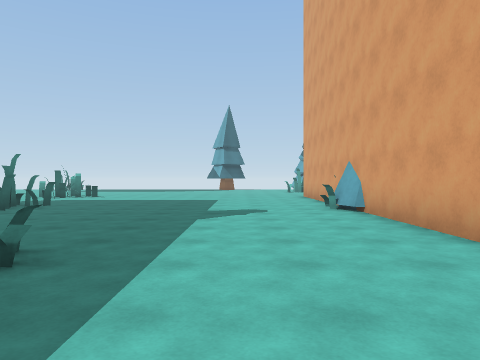
[1] (above)

19 first-person views from a walk through a scene from a Unity 3-D project. The camera is 1.3 m above the floor, looks level and sees 70° across. The floor is counted in squares, 2 m on a side. Each view is taken from the middle of a square. On the plan, view 1 faces up. The plan holds only what a view shows up to about 10 squares ahead; the rest is blank. The place goes on beyond the plan. Some animated figures are left out.

[2]
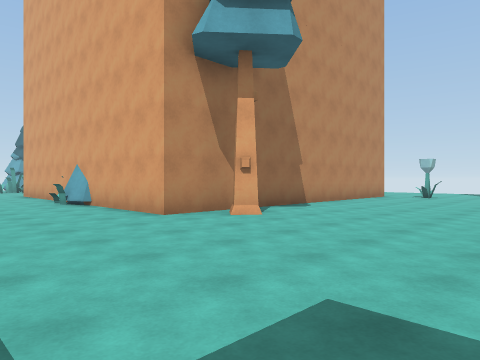

[3]
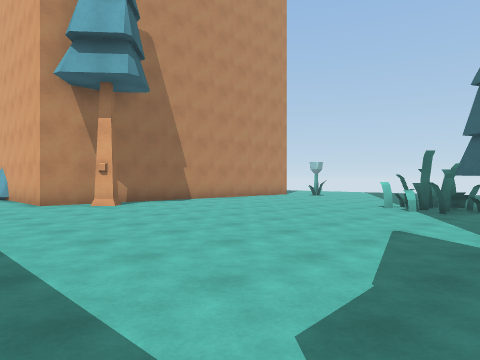

[4]
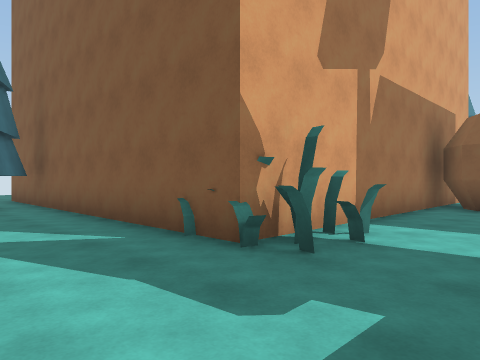

[5]
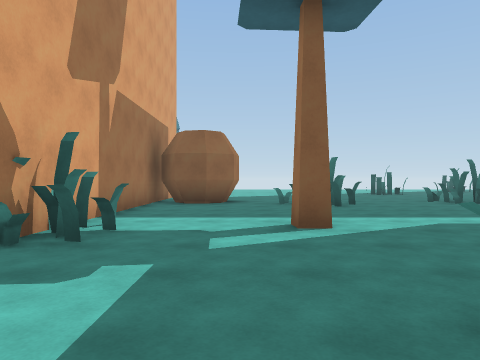

[6]
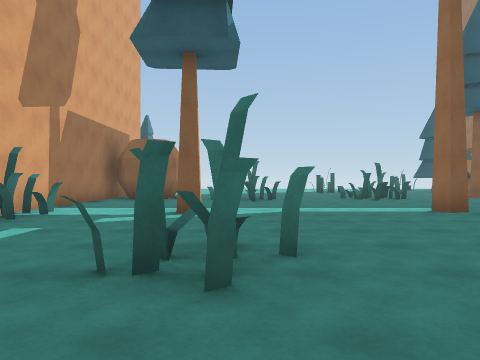

[7]
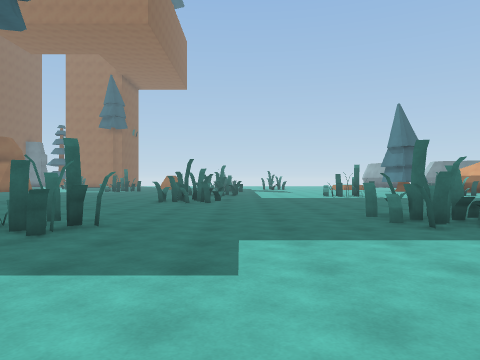

[8]
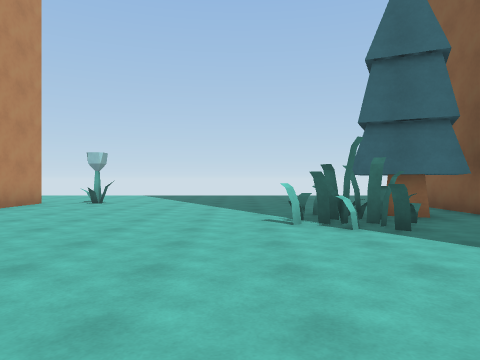

[9]
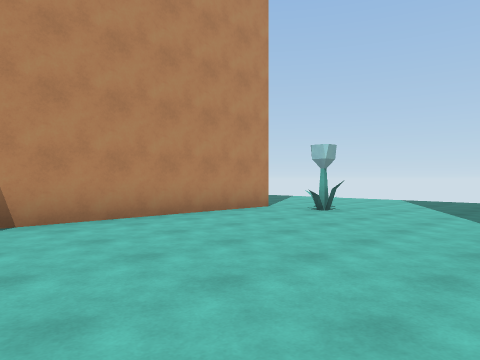

[10]
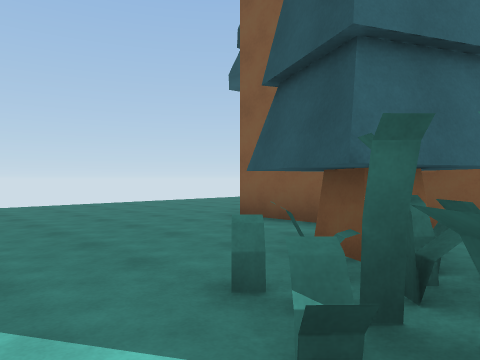

[11]
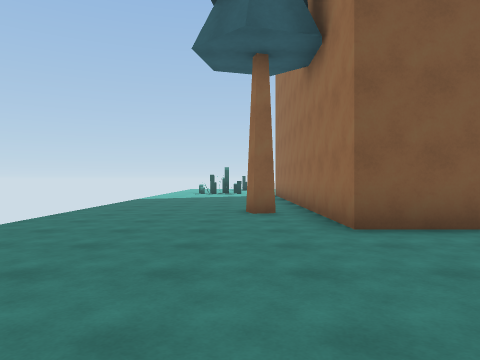

[12]
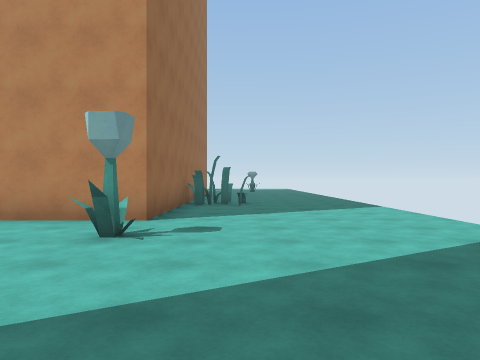

[13]
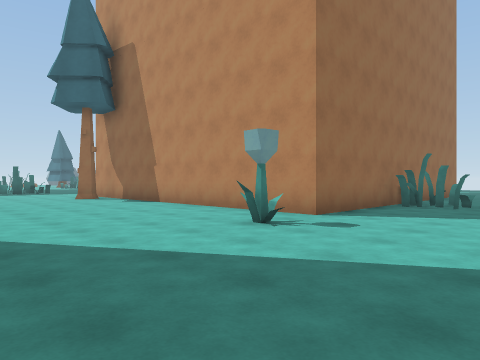

[14]
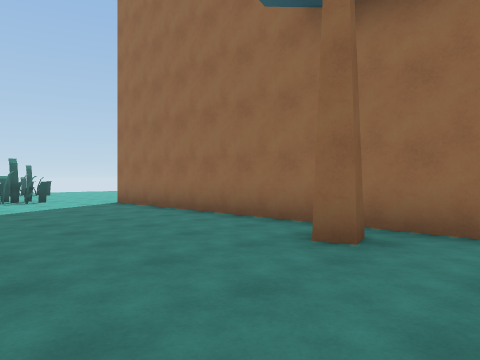

[15]
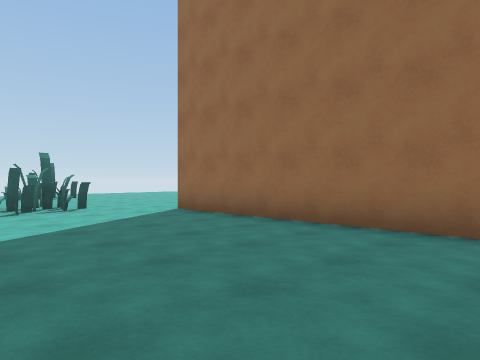

[16]
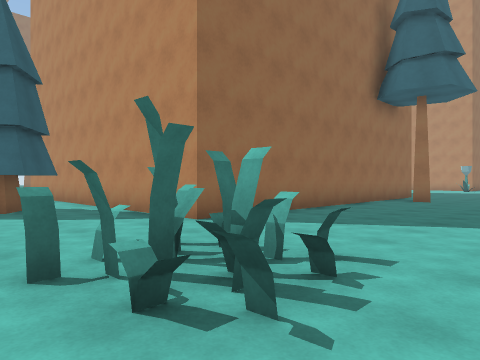

[17]
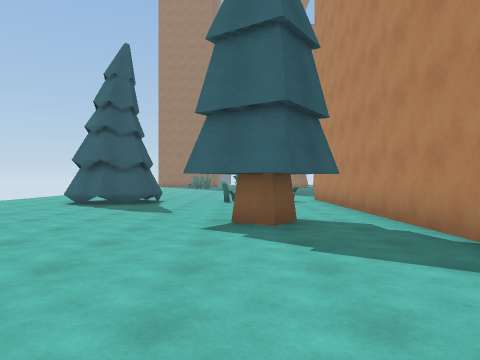

[18]
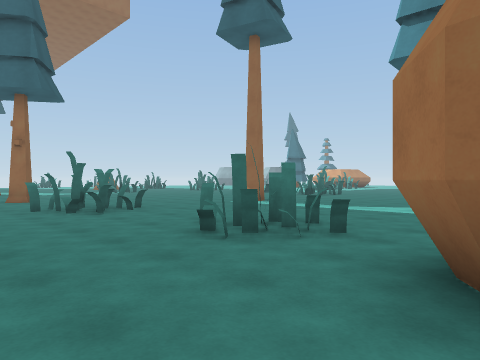

[19]
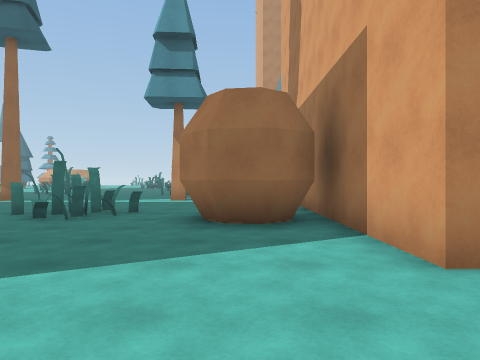

### Floor plan
Key: @ floor where view 1 was taken; # wall or solid block; . floor; = window, fence, low wall or low ledge; T pine tree; R rock; F flower.
Columns run from 7 left of view 1 to 17 right of it. Each row starts with its distance up from view 1.
  9  =........#         ..
  8  ##......T#        #.#...
  7   ........T        ###...
  6    .......#        #.....
  5    .......#        #.....
  4     ......##########.....
  3 ....#=.....T.............
  2 ....##..............F....
  1 .........................
  0 .......@.................
 -1 ........................
 -2 #.......................
 -3 #....##........=........
 -4 .....##........##........
 -5 ................TT.......
 -6 ................TT.......
 -7  ........#######  ##.....
 -8 .T....T..##        #.....
 -9 ..........#        #.T...
-10 ..........#        #.....
-11 ..........#        #.....
-12 .=..##=.R.#        #.....
-13 ##..##.R#R#        #.....
-14 #.......#R         #....
-15 ..........#        #....
-16      .....##########....
-17       ...................
-18        ...   ..TTT...##..
-19         .   ... T.....#=.
-20            ..............
-21            .........
-22           T#T.....
-23           T T....
-24            ....
-25            ...

Where each view was taken, in squares from view 1:
view 1: 0 up, 0 right, facing up
view 2: 2 down, 1 left, facing up-right
view 3: 6 down, 0 right, facing up-right
view 4: 4 down, 0 right, facing down-right
view 5: 3 down, 0 right, facing down
view 6: 1 down, 2 left, facing down
view 7: 1 down, 3 right, facing left
view 8: 2 down, 3 right, facing right
view 9: 2 down, 6 right, facing up-right
view 10: 2 down, 8 right, facing down-right
view 11: 2 down, 14 right, facing down
view 12: 2 down, 14 right, facing up
view 13: 2 down, 16 right, facing up-left
view 14: 7 down, 17 right, facing down-left
view 15: 10 down, 17 right, facing down-left
view 16: 20 down, 17 right, facing up-left
view 17: 19 down, 14 right, facing left
view 18: 16 down, 1 right, facing up-left
view 19: 19 down, 1 right, facing up
